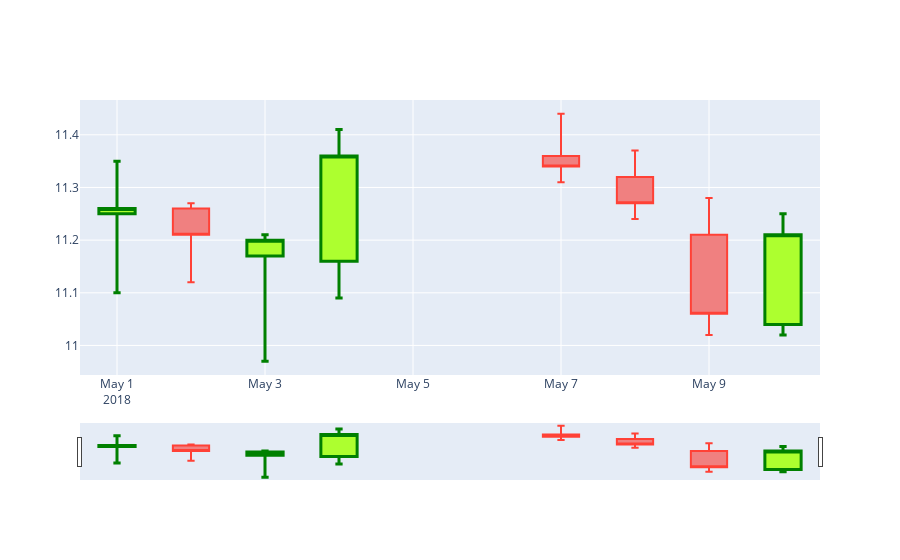

The notebook cell this image was saved under:
### Code cell
fig = dict(data=data)

offline.iplot(fig)

### Figure 1 — Plotly figure (JSON) as saved in the notebook; plotly's stock layout.template omitted (floating-point values rounded to 4 significant figures)
{"data": [{"close": [11.26, 11.21, 11.2, 11.36, 11.34, 11.27, 11.06, 11.21], "decreasing": {"fillcolor": "lightcoral"}, "high": [11.35, 11.27, 11.21, 11.41, 11.44, 11.37, 11.28, 11.25], "increasing": {"fillcolor": "greenyellow", "line": {"color": "green", "width": 3}}, "low": [11.1, 11.12, 10.97, 11.09, 11.31, 11.24, 11.02, 11.02], "open": [11.25, 11.26, 11.17, 11.16, 11.36, 11.32, 11.21, 11.04], "type": "candlestick", "whiskerwidth": 0.2, "x": ["2018-05-01T00:00:00", "2018-05-02T00:00:00", "2018-05-03T00:00:00", "2018-05-04T00:00:00", "2018-05-07T00:00:00", "2018-05-08T00:00:00", "2018-05-09T00:00:00", "2018-05-10T00:00:00"]}], "layout": {}}
